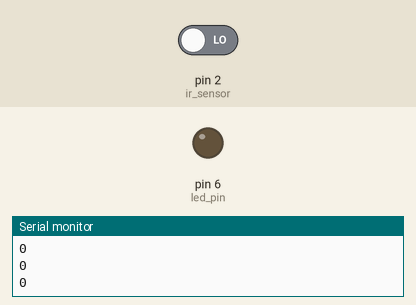
Bench run of a sketch on a simulated Arduino Uno, built with avr-gcc and run on an emulated ATmega328P. On the bench: output pins drawn as LEDs (lit = HIGH), the last lines printed to the serial monitor. Inputs (shaded band) come from the test bench; at power-on: pin 2 (ir_sensor) LOW. No radio packets arrive unless stated.

Above: at 1.9 s.
2.0 s: pin 2 (ir_sensor) driven HIGH
At 3.4 s:
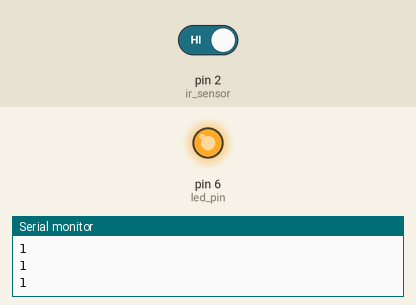
3.7 s: pin 2 (ir_sensor) driven LOW
At 5.2 s:
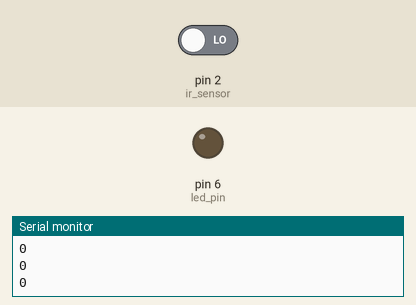
Timing chart, 0 to 6.7 s (numbered marks = the images above; inputs shaded):
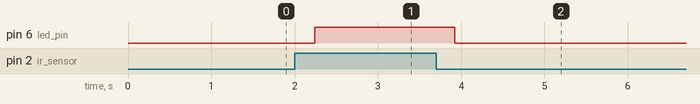

The sketch:

ir_transmitter.ino
```cpp
#include <VirtualWire.h>        //Including library

//Initialise pins
int led_pin = 6;
int transmit_pin = 12;
int ir_sensor = 2;
int val = 0;

void setup()
{
  Serial.begin(9600);
  vw_set_tx_pin(transmit_pin);
  vw_setup(4000);                 // Transmission rate
  pinMode(led_pin, OUTPUT);       // Led is an output device
  pinMode(ir_sensor, INPUT);       // Led is an input device
}

void loop()
{
  char msg[1] = {'0'};
  val = digitalRead(ir_sensor);               // Get sensor value
  Serial.println(val);                        // Print value

  //Check if motion is detected
  if (val == 1)
  {
    msg[0] = '1';
    digitalWrite(led_pin, 1);       //Led flashing to show transmitting
    vw_send((uint8_t *)msg, 1);     //send message
    vw_wait_tx();                   // Wait until the whole message is gone
    delay(500);
  }
  else
  {
    msg[0] = '0';
    digitalWrite(led_pin, 0);       //led off when not detecting
    vw_send((uint8_t *)msg, 1);     //send message
    vw_wait_tx();                   // Wait until the whole message is gone
    delay(500);
  }
}
```

Measured:
- after the input at 2.0 s, pin 6 (led_pin): LOW → HIGH after 0.24 s
- after the input at 3.7 s, pin 6 (led_pin): HIGH → LOW after 0.22 s
